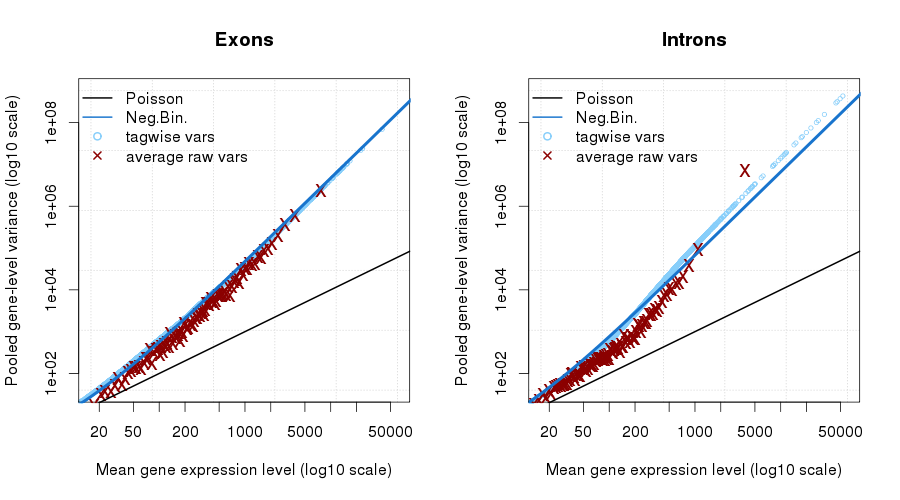

Recreate this plot in R.
# load edgeR library
library(edgeR)

# input files and parameters
exsFile <- "Fig3abc_GSE33252_rawcounts_exonic.txt.gz"
insFile <- "Fig3abc_GSE33252_rawcounts_intronic.txt.gz"
gnsFile <- "nonOverlappingGenes_mm9_stranded.txt.gz"
conditions <- c("ES","ES","TN","TN") # correspond to the columns in exsFile and insFile; the first condition will be the reference

# read in count tables and remove the first column (feature width)
cntEx <- read.delim(exsFile)[,-1]
cntIn <- read.delim(insFile)[,-1]
genes_no_overlap <- scan(gnsFile, what="")

# find non-overlapping genes with sufficient exonic and intronic counts (genes.sel)
cntEx.norm <- t(mean(colSums(cntEx))*t(cntEx)/colSums(cntEx)) # normalize samples to avearge sequencing depth for exons
cntIn.norm <- t(mean(colSums(cntIn))*t(cntIn)/colSums(cntIn)) # normalize samples to avearge sequencing depth for introns
genes.sel <- rownames(cntEx) %in% genes_no_overlap & rowMeans(log2(cntEx.norm+8))>=5 & rowMeans(log2(cntIn.norm+8))>=5

# mean-variance relationship for exons and introns (just take the two ES replicates)
yEx <- DGEList(counts=cntEx[genes.sel,1:2])
yIn <- DGEList(counts=cntIn[genes.sel,1:2])
#design.simple <- model.matrix(~ conditions)
#rownames(design.simple) <- colnames(cntEx)

#yEx <- estimateDisp(yEx, design.simple)
#yIn <- estimateDisp(yIn, design.simple)
yEx <- estimateDisp(yEx)
yIn <- estimateDisp(yIn)

yEx <- calcNormFactors(yEx)
yIn <- calcNormFactors(yIn)

png("EISA_edgeR_R-code_plotMeanVars.png", height=500, width=900, pointsize=16)
par(mfrow=c(1,2))
xlims <- c(16,60e3)
ylims <- c(40,5.8e8)
plotMeanVar(yEx,main="Exons",
            show.raw.vars=FALSE, # gray circles
            show.tagwise.vars=TRUE, # blue circles
            show.binned.common.disp.vars=FALSE, # red crosses
            show.ave.raw.vars=TRUE, # brown crosses
            NBline=TRUE, # dark blue line
            xlim=xlims, ylim=ylims)
legend(x="topleft", bty="n", lwd=2, lty=c(1,1,NA,NA), pch=c(NA,NA,1,4), col=c("black","dodgerblue3","lightskyblue","darkred"), legend=c("Poisson","Neg.Bin.","tagwise vars","average raw vars"))
plotMeanVar(yIn, main="Introns",
            show.raw.vars=FALSE, # gray circles
            show.tagwise.vars=TRUE, # blue circles
            show.binned.common.disp.vars=FALSE, # red crosses
            show.ave.raw.vars=TRUE, # brown crosses
            NBline=TRUE, # dark blue line
            xlim=xlims, ylim=ylims)
legend(x="topleft", bty="n", lwd=2, lty=c(1,1,NA,NA), pch=c(NA,NA,1,4), col=c("black","dodgerblue3","lightskyblue","darkred"), legend=c("Poisson","Neg.Bin.","tagwise vars","average raw vars"))
dev.off()
